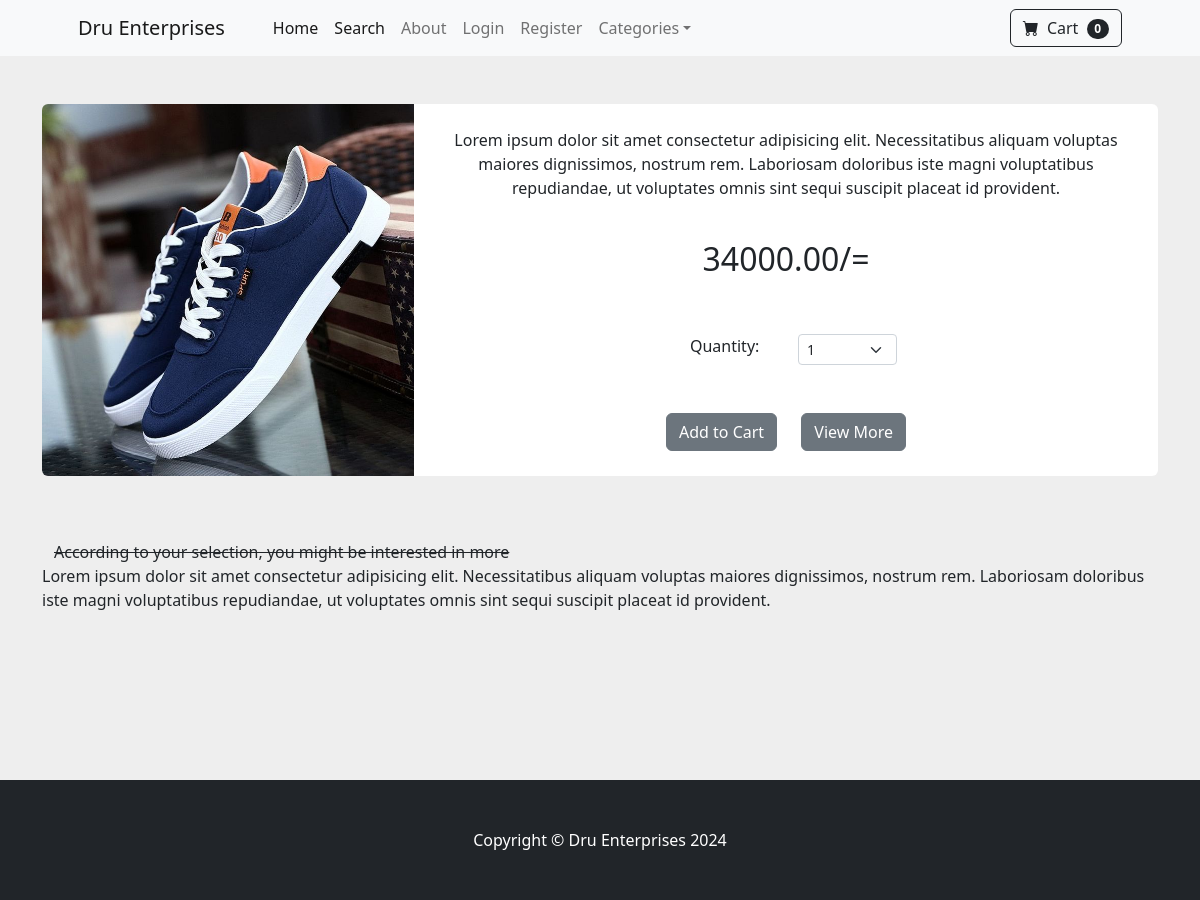
The app's page /product/4 with its own data.
### druu/models.py (models this page shows, shortened)
class Product(models.Model):
	name = models.CharField(max_length=100)
	price = models.DecimalField(default=0, decimal_places=2, max_digits=10)
	category = models.ForeignKey(Category, on_delete=models.CASCADE, default=1)
	description = models.CharField(max_length=250, default='', blank=True, null=True)
	image = models.ImageField(upload_to='uploads/product/')
	is_sale = models.BooleanField(default=False)
	sale_price = models.DecimalField(default=0, decimal_places=2, max_digits=10)

### druu/views.py (the view)
# urls.py: path('product/<int:pk>', views.product, name="product"),
def product(request,pk):
    product = Product.objects.get(id=pk)
    return render(request, 'products/product.html', {'product':product})

### cart/cart.py (called while the page is built)
    def __len__(self):
        return len(self.cart)

### cart/context_processors.py (called while the page is built)
def cart(request):
    return {'cart':Cart(request)}

### druu/templates/products/product.html (shortened to what this page needs)
{% extends 'base.html' %}
{% block content %}
    <br><br>
    <div class="container">
        <div class="card mb-3" style="max-width: 1200px;">
            <div class="row g-0">
                <div class="col-md-4">
                    <img src="{{ product.image.url }}" class="img-fluid rounded-start" alt="">
                </div>
                <div class="col-md-8">
                    <div class="card-body">
                        <center>
                        <p class="card-text" >Lorem ipsum dolor sit amet consectetur adipisicing elit. Necessitatibus aliquam voluptas maiores dignissimos, nostrum rem. Laboriosam doloribus iste magni voluptatibus repudiandae, ut voluptates omnis sint sequi suscipit placeat id provident.</p> <br>
                        <h2 class="card-text" >{{ product.price }}/=</h2>
                            <br><br>
                        <div class="row justify-content-center">
                            <div class="col-md-2">Quantity:</div>
                            <div class="col-md-2">
                            <select class="form-select form-select-sm" id="qty-cart">
                                <option value="1">1</option>
                            </select>
                            </div>
                        </div>
                            <br><br>
                        <button class="btn btn-secondary butn" value="{{ product.id }}" id="add-cart" onclick="search()">Add to Cart</button>
                        <a class="btn btn-secondary" href="{% url 'home' %}" style="margin-left: 20px;">View More</a>
                    </center>
                    </div>
                </div>
            </div>
        </div>
        <br><br>
       <div class="container">
            <strike>According to your selection, you might be interested in more</strike>
       </div>
    </div>
   <div class="container">
    Lorem ipsum dolor sit amet consectetur adipisicing elit. Necessitatibus aliquam voluptas maiores dignissimos, nostrum rem. Laboriosam doloribus iste magni voluptatibus repudiandae, ut voluptates omnis sint sequi suscipit placeat id provident.
   </div>
    <br><br><br><br><br><br><br>
{% endblock %}

### druu/templates/products/product.html (style rules this page uses)
body { background-color: #eee; }
.card { border: none !important; }

### records on screen
Product: image (picture), price "34000.00"

### other values on screen
{{ cart|length }} "0"
